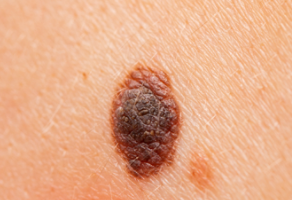
#> input picture testing/1.png, 292 x 200 px
$ python -i utils.py   (imports and definitions only)
#> lines starting #> are read from the running program, lines starting #| are printed output that depends on the picture; after the words box and inside, x2 and y2 are one past the last pixel; in counts of white or black regions, pixels touching at a corner belong together
import numpy as np
from skimage.segmentation import felzenszwalb,  slic, quickshift, watershed
from skimage.measure import label
from skimage.color import rgb2gray, rgb2hsv
from skimage.filters import sobel
from time import time
import cv2

# [4 lines left out: function getLargestCC, not called in this run]

def remove_hair(img):
    image = img.copy()
    if image.dtype not in (np.float64, np.float32, np.uint8):
        raise TypeError('Provided image is not in a supported data type : float64, float32 or uint8')

    if len(image.shape) < 3 or image.shape[2] <3:
        return image.astype(np.float64)

    if image.dtype in (np.float64, np.float32):
        # cause image come normalized
        image = image * 255
        image = image.astype(np.uint8)

    image = cv2.cvtColor(image, cv2.COLOR_RGB2BGR)
#> image is the input picture: shape (200, 292, 3); mean B, G, R 137, 171.4, 229
    grayScale = cv2.cvtColor(image, cv2.COLOR_RGB2GRAY )
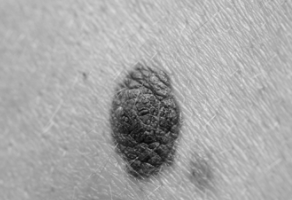
#> grayScale: shape (200, 292); min 7, max 227, mean 167.7
    kernel = cv2.getStructuringElement(1,(17,17))
    blackhat = cv2.morphologyEx(grayScale, cv2.MORPH_BLACKHAT, kernel)
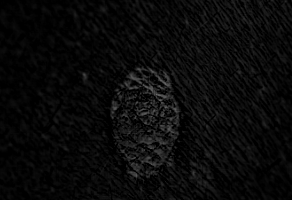
#> blackhat: shape (200, 292); min 0, max 105, mean 9.8
    ret,thresh2 = cv2.threshold(blackhat,10,255,cv2.THRESH_BINARY)
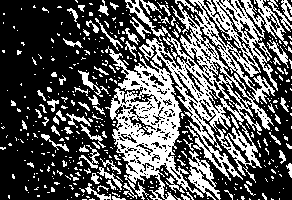
#> thresh2: shape (200, 292); 35% white; 446 white regions (368 under 20 px), largest, box (x1, y1, x2, y2) and area: (139, 0, 278, 183) 8169, (105, 46, 204, 200) 5346, (188, 151, 221, 200) 609
    dst = cv2.inpaint(image,thresh2,1,cv2.INPAINT_TELEA)
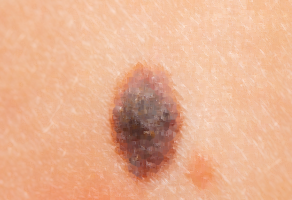
#> dst: shape (200, 292, 3); mean B, G, R 144.9, 177, 231.6
    dst = cv2.cvtColor(dst, cv2.COLOR_BGR2RGB)

    dst = normalize(dst).astype(np.float64)
    return dst

# [174 lines left out: functions expand_img, remove_black_corners, superpixelate, find_borders, find_borders_depricated, timer, not called in this run]

def normalize(img):
    return img / 255
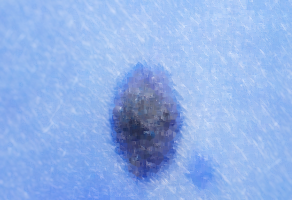
#> returned value: shape (200, 292, 3) float64; mean of channels 0, 1, 2 0.908, 0.694, 0.568; drawn as B, G, R
# [46 lines left out: functions sRGB_to_linear, sRGB_to_XYZ, convert_data, not called in this run]

>>> import cv2
>>> picture = cv2.cvtColor(cv2.imread('../testing/1.png'), cv2.COLOR_BGR2RGB)
>>> result = remove_hair(picture)
